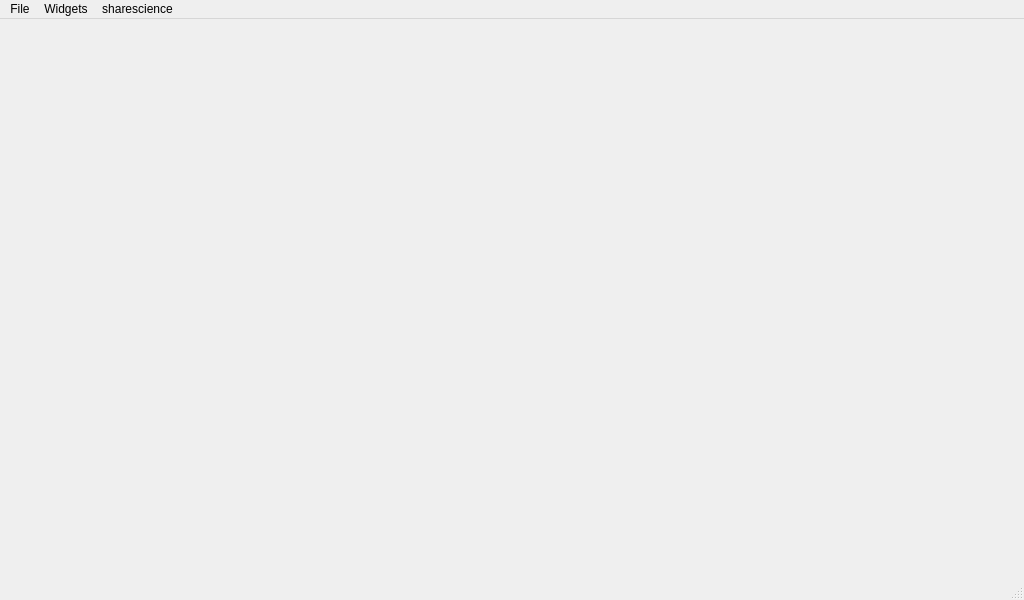
<?xml version="1.0" encoding="UTF-8"?>
<ui version="4.0">
 <class>MainWindow</class>
 <widget class="QMainWindow" name="MainWindow">
  <property name="geometry">
   <rect>
    <x>0</x>
    <y>0</y>
    <width>1024</width>
    <height>600</height>
   </rect>
  </property>
  <property name="minimumSize">
   <size>
    <width>640</width>
    <height>400</height>
   </size>
  </property>
  <property name="baseSize">
   <size>
    <width>1100</width>
    <height>800</height>
   </size>
  </property>
  <property name="mouseTracking">
   <bool>false</bool>
  </property>
  <property name="windowTitle">
   <string>MGMainWindow</string>
  </property>
  <property name="styleSheet">
   <string notr="true"/>
  </property>
  <widget class="QWidget" name="centralWidget">
   <property name="sizePolicy">
    <sizepolicy hsizetype="MinimumExpanding" vsizetype="MinimumExpanding">
     <horstretch>0</horstretch>
     <verstretch>0</verstretch>
    </sizepolicy>
   </property>
   <property name="minimumSize">
    <size>
     <width>200</width>
     <height>150</height>
    </size>
   </property>
  </widget>
  <widget class="QMenuBar" name="menuBar">
   <property name="geometry">
    <rect>
     <x>0</x>
     <y>0</y>
     <width>1024</width>
     <height>22</height>
    </rect>
   </property>
   <widget class="QMenu" name="menuFile">
    <property name="title">
     <string>File</string>
    </property>
    <addaction name="separator"/>
    <addaction name="actionStatusBar"/>
    <addaction name="separator"/>
    <addaction name="actionExit"/>
   </widget>
   <widget class="QMenu" name="menuWidgets">
    <property name="title">
     <string>Widgets</string>
    </property>
   </widget>
   <widget class="QMenu" name="menusharescience">
    <property name="title">
     <string>sharescience</string>
    </property>
   </widget>
   <addaction name="menuFile"/>
   <addaction name="menuWidgets"/>
   <addaction name="menusharescience"/>
  </widget>
  <widget class="QStatusBar" name="statusBar"/>
  <action name="actionExit">
   <property name="text">
    <string>Exit</string>
   </property>
   <property name="shortcut">
    <string>Ctrl+Q</string>
   </property>
  </action>
  <action name="actionAdd_Link">
   <property name="text">
    <string>Manage Communication Links</string>
   </property>
  </action>
  <action name="actionAdvanced_Mode">
   <property name="checkable">
    <bool>true</bool>
   </property>
   <property name="text">
    <string>Advanced Mode</string>
   </property>
  </action>
  <action name="actionStatusBar">
   <property name="checkable">
    <bool>true</bool>
   </property>
   <property name="text">
    <string>Replay Flight Data</string>
   </property>
  </action>
 </widget>
 <layoutdefault spacing="6" margin="11"/>
 <resources/>
 <connections>
  <connection>
   <sender>actionExit</sender>
   <signal>triggered()</signal>
   <receiver>MainWindow</receiver>
   <slot>close()</slot>
   <hints>
    <hint type="sourcelabel">
     <x>-1</x>
     <y>-1</y>
    </hint>
    <hint type="destinationlabel">
     <x>299</x>
     <y>199</y>
    </hint>
   </hints>
  </connection>
 </connections>
</ui>
